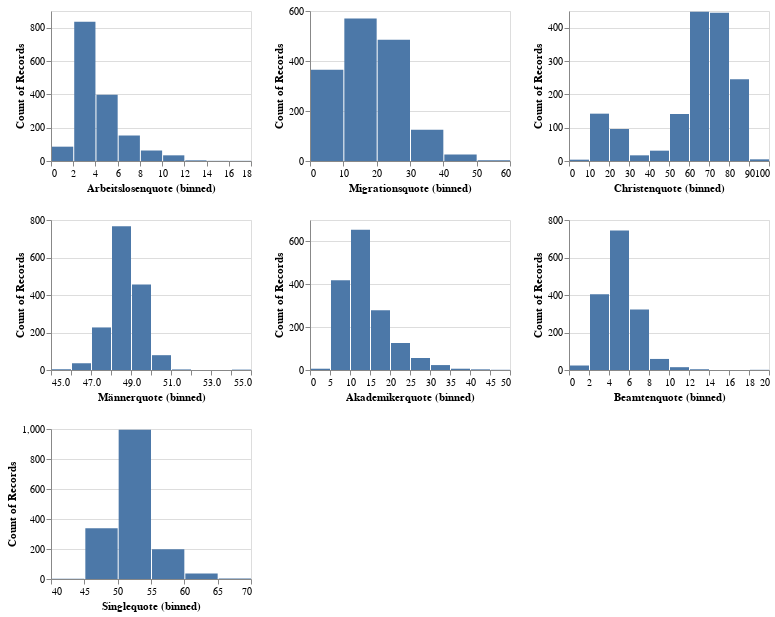

The notebook cell saved with this chart:
### Markdown cell above
Um die Verteilung der zugrundeliegenden Daten grafisch darstellen zu können, erstellen für für jede Variable ein Histogramm. 
Das Histogramm für die "Christenquote" weist eine linksschiefe, multimodale Verteilung auf. Die "Männerquote" weist eine annähernd symetrische, unimodale Verteilung auf. Alle weiteren Variablen sind rechtsschief, unimodal verteilt.

### Code cell
#| echo: true
#| code-fold: true
#| column: page-right
alt.Chart(source).mark_bar().encode(
    alt.X(alt.repeat("repeat"), type="quantitative", bin=True),
    y='count()',
).properties(
    width=200,
    height=150 
).repeat(
    repeat=['Arbeitslosenquote', 'Migrationsquote', 'Christenquote', 'Männerquote','Akademikerquote','Beamtenquote','Singlequote'],
    columns = 3
)

### Figure 1 — Vega-Lite specification as saved in the notebook (floating-point values rounded to 4 significant figures; data arrays with more than 128 entries replaced by an {"elided": "..."} marker saying what was removed)
{"config": {"view": {"continuousWidth": 400, "continuousHeight": 300}}, "repeat": ["Arbeitslosenquote", "Migrationsquote", "Christenquote", "Männerquote", "Akademikerquote", "Beamtenquote", "Singlequote"], "spec": {"data": {"name": "data-fc28b3557f4e92cb6e07f329c053e04d"}, "mark": "bar", "encoding": {"x": {"bin": true, "field": {"repeat": "repeat"}, "type": "quantitative"}, "y": {"aggregate": "count", "type": "quantitative"}}, "height": 150, "width": 200}, "columns": 3, "$schema": "https://vega.github.io/schema/vega-lite/v4.17.0.json", "datasets": {"data-fc28b3557f4e92cb6e07f329c053e04d": {"elided": "1574 records"}}}
